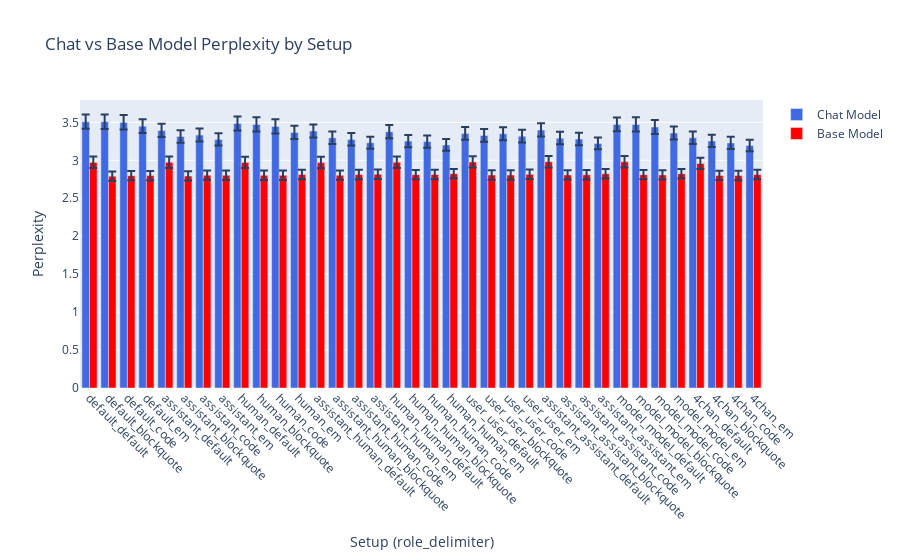
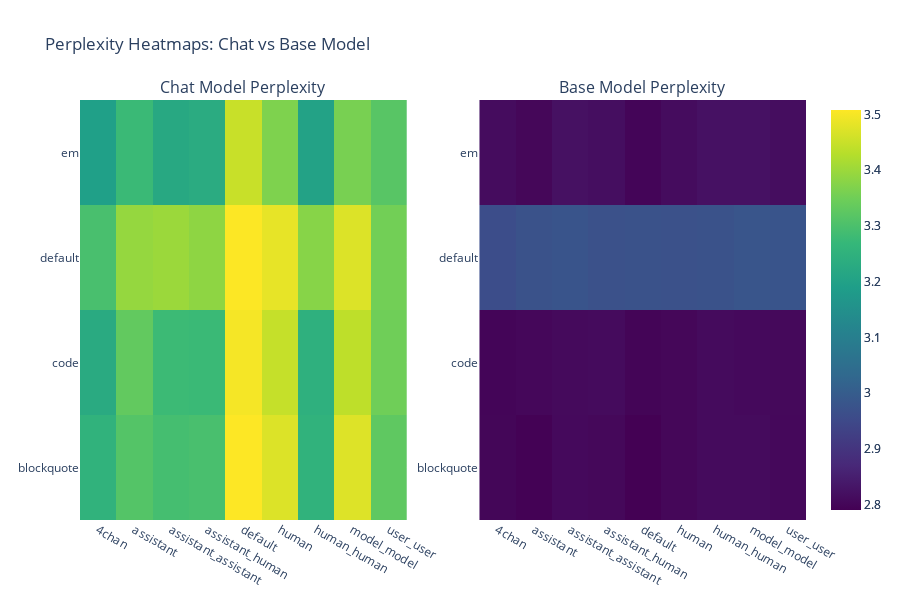

The notebook cell saved with these charts, in order:
### Code cell
# res_g = load_dict("results/chat_templates_results_generated.json")
res, res_g = load_dict(
    "results/chat_templates_results.pkl", use_pickle=True, key="results"
), load_dict("results/chat_templates_results_generated.json")
# res[('default', 'default')]['base_metric'] , res_g[('default', 'default')]['base_metric']
plot_results(res)

### Figure 1 — Plotly figure (JSON) as saved in the notebook; plotly's stock layout.template omitted (floating-point values rounded to 4 significant figures)
{"data": [{"error_y": {"array": [0.09474, 0.09675, 0.09697, 0.09217, 0.08847, 0.08477, 0.0863, 0.082, 0.09346, 0.09487, 0.0938, 0.08761, 0.08823, 0.0843, 0.08344, 0.08027, 0.08792, 0.08134, 0.08155, 0.07844, 0.08534, 0.08461, 0.08679, 0.08382, 0.08909, 0.08387, 0.08346, 0.07945, 0.09218, 0.0947, 0.09325, 0.08708, 0.08332, 0.08143, 0.08054, 0.07769], "arrayminus": [0.09225, 0.09415, 0.09435, 0.08977, 0.08622, 0.08266, 0.08412, 0.08, 0.09102, 0.09235, 0.09132, 0.08539, 0.08599, 0.0822, 0.08137, 0.07833, 0.08569, 0.07936, 0.07955, 0.07656, 0.08323, 0.08251, 0.0846, 0.08176, 0.08682, 0.08178, 0.08138, 0.07754, 0.08979, 0.09219, 0.09079, 0.08488, 0.08127, 0.07944, 0.07858, 0.07584], "symmetric": false, "type": "data"}, "marker": {"color": "royalblue"}, "name": "Chat Model", "type": "bar", "x": ["default_default", "default_blockquote", "default_code", "default_em", "assistant_default", "assistant_blockquote", "assistant_code", "assistant_em", "human_default", "human_blockquote", "human_code", "human_em", "assistant_human_default", "assistant_human_blockquote", "assistant_human_code", "assistant_human_em", "human_human_default", "human_human_blockquote", "human_human_code", "human_human_em", "user_user_default", "user_user_blockquote", "user_user_code", "user_user_em", "assistant_assistant_default", "assistant_assistant_blockquote", "assistant_assistant_code", "assistant_assistant_em", "model_model_default", "model_model_blockquote", "model_model_code", "model_model_em", "4chan_default", "4chan_blockquote", "4chan_code", "4chan_em"], "y": [3.507, 3.508, 3.5, 3.45, 3.392, 3.313, 3.332, 3.276, 3.484, 3.471, 3.446, 3.367, 3.385, 3.296, 3.276, 3.231, 3.377, 3.253, 3.246, 3.203, 3.353, 3.327, 3.349, 3.318, 3.399, 3.292, 3.279, 3.222, 3.471, 3.472, 3.439, 3.36, 3.297, 3.254, 3.229, 3.194]}, {"error_y": {"array": [0.07649, 0.06166, 0.06218, 0.06197, 0.07645, 0.06194, 0.06253, 0.06226, 0.07572, 0.06231, 0.06237, 0.06248, 0.07562, 0.06251, 0.06282, 0.06275, 0.07559, 0.06266, 0.06265, 0.06302, 0.07638, 0.06235, 0.06249, 0.06268, 0.07624, 0.0625, 0.06252, 0.06294, 0.0766, 0.06258, 0.06252, 0.06296, 0.07514, 0.06234, 0.06249, 0.06266], "arrayminus": [0.07457, 0.06033, 0.06082, 0.06062, 0.07454, 0.0606, 0.06117, 0.06091, 0.07383, 0.06095, 0.06101, 0.06112, 0.07374, 0.06115, 0.06144, 0.06138, 0.07372, 0.06129, 0.06129, 0.06164, 0.07447, 0.06099, 0.06113, 0.06131, 0.07434, 0.06114, 0.06116, 0.06157, 0.07468, 0.06122, 0.06116, 0.06158, 0.07328, 0.06099, 0.06113, 0.0613], "symmetric": false, "type": "data"}, "marker": {"color": "red"}, "name": "Base Model", "type": "bar", "x": ["default_default", "default_blockquote", "default_code", "default_em", "assistant_default", "assistant_blockquote", "assistant_code", "assistant_em", "human_default", "human_blockquote", "human_code", "human_em", "assistant_human_default", "assistant_human_blockquote", "assistant_human_code", "assistant_human_em", "human_human_default", "human_human_blockquote", "human_human_code", "human_human_em", "user_user_default", "user_user_blockquote", "user_user_code", "user_user_em", "assistant_assistant_default", "assistant_assistant_blockquote", "assistant_assistant_code", "assistant_assistant_em", "model_model_default", "model_model_blockquote", "model_model_code", "model_model_em", "4chan_default", "4chan_blockquote", "4chan_code", "4chan_em"], "y": [2.972, 2.791, 2.798, 2.799, 2.974, 2.793, 2.804, 2.803, 2.971, 2.802, 2.803, 2.813, 2.971, 2.804, 2.812, 2.817, 2.973, 2.811, 2.812, 2.824, 2.978, 2.805, 2.806, 2.815, 2.98, 2.807, 2.808, 2.823, 2.981, 2.811, 2.808, 2.823, 2.959, 2.8, 2.799, 2.812]}], "layout": {"barmode": "group", "title": {"text": "Chat vs Base Model Perplexity by Setup"}, "xaxis": {"tickangle": 45, "title": {"text": "Setup (role_delimiter)"}}, "yaxis": {"title": {"text": "Perplexity"}}}}

### Figure 2 — Plotly figure (JSON) as saved in the notebook; plotly's stock layout.template omitted (floating-point values rounded to 4 significant figures)
{"data": [{"colorscale": [[0, "#440154"], [0.1111, "#482878"], [0.2222, "#3e4989"], [0.3333, "#31688e"], [0.4444, "#26828e"], [0.5556, "#1f9e89"], [0.6667, "#35b779"], [0.7778, "#6ece58"], [0.8889, "#b5de2b"], [1, "#fde725"]], "type": "heatmap", "x": ["4chan", "assistant", "assistant_assistant", "assistant_human", "default", "human", "human_human", "model_model", "user_user"], "xaxis": "x", "y": ["blockquote", "code", "default", "em"], "yaxis": "y", "z": [[3.254, 3.313, 3.292, 3.296, 3.508, 3.471, 3.253, 3.472, 3.327], [3.229, 3.332, 3.279, 3.276, 3.5, 3.446, 3.246, 3.439, 3.349], [3.297, 3.392, 3.399, 3.385, 3.507, 3.484, 3.377, 3.471, 3.353], [3.194, 3.276, 3.222, 3.231, 3.45, 3.367, 3.203, 3.36, 3.318]], "zmax": 3.508, "zmin": 2.791}, {"colorscale": [[0, "#440154"], [0.1111, "#482878"], [0.2222, "#3e4989"], [0.3333, "#31688e"], [0.4444, "#26828e"], [0.5556, "#1f9e89"], [0.6667, "#35b779"], [0.7778, "#6ece58"], [0.8889, "#b5de2b"], [1, "#fde725"]], "type": "heatmap", "x": ["4chan", "assistant", "assistant_assistant", "assistant_human", "default", "human", "human_human", "model_model", "user_user"], "xaxis": "x2", "y": ["blockquote", "code", "default", "em"], "yaxis": "y2", "z": [[2.8, 2.793, 2.807, 2.804, 2.791, 2.802, 2.811, 2.811, 2.805], [2.799, 2.804, 2.808, 2.812, 2.798, 2.803, 2.812, 2.808, 2.806], [2.959, 2.974, 2.98, 2.971, 2.972, 2.971, 2.973, 2.981, 2.978], [2.812, 2.803, 2.823, 2.817, 2.799, 2.813, 2.824, 2.823, 2.815]], "zmax": 3.508, "zmin": 2.791}], "layout": {"annotations": [{"font": {"size": 16}, "showarrow": false, "text": "Chat Model Perplexity", "x": 0.225, "xanchor": "center", "xref": "paper", "y": 1, "yanchor": "bottom", "yref": "paper"}, {"font": {"size": 16}, "showarrow": false, "text": "Base Model Perplexity", "x": 0.775, "xanchor": "center", "xref": "paper", "y": 1, "yanchor": "bottom", "yref": "paper"}], "height": 600, "title": {"text": "Perplexity Heatmaps: Chat vs Base Model"}, "xaxis": {"anchor": "y", "domain": [0, 0.45]}, "xaxis2": {"anchor": "y2", "domain": [0.55, 1]}, "yaxis": {"anchor": "x", "domain": [0, 1]}, "yaxis2": {"anchor": "x2", "domain": [0, 1]}}}
